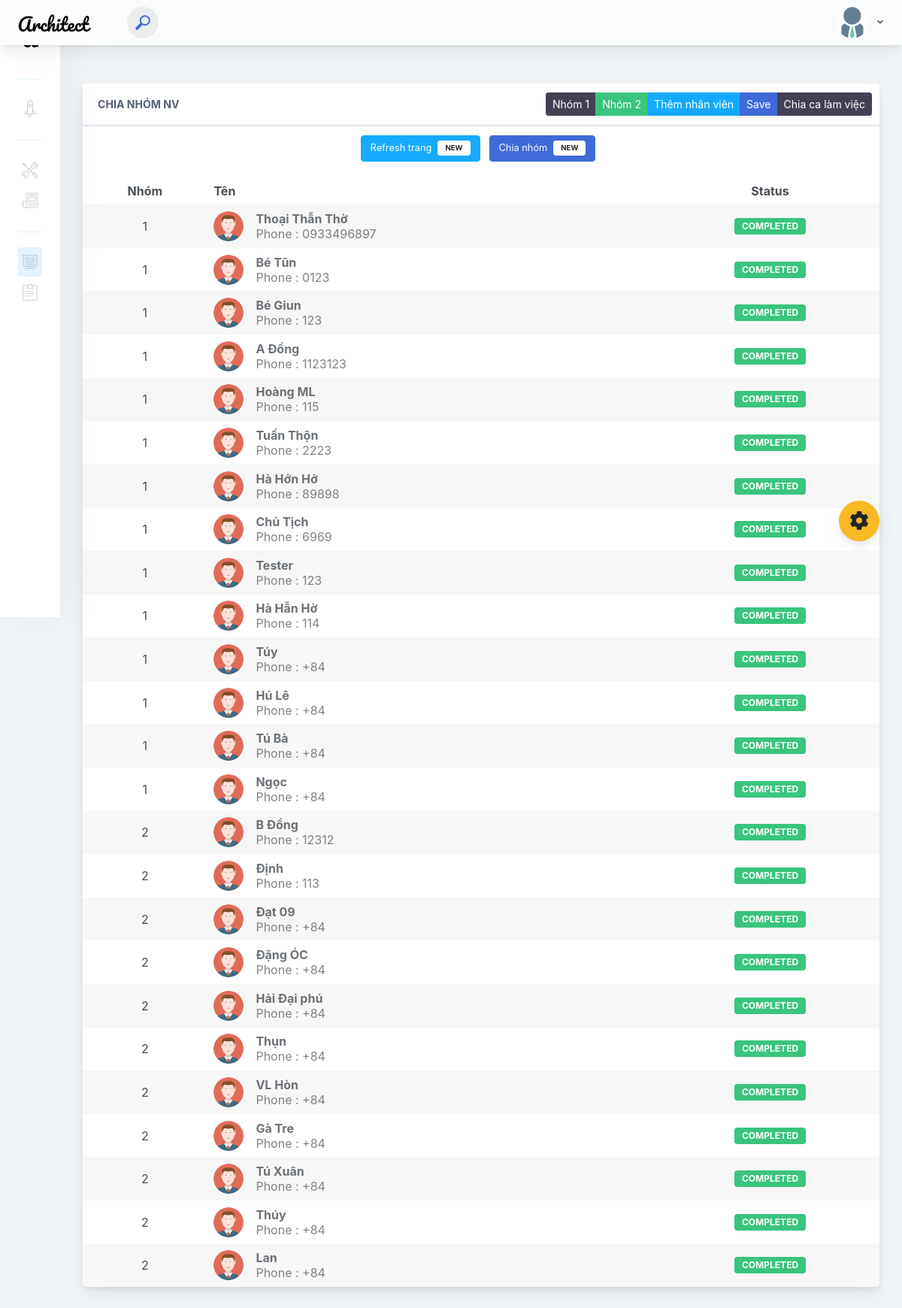
/sortteam.php, run on the app's committed database.
### tables this page shows
CREATE TABLE `nhanvien` (
  `id` int(20) UNSIGNED NOT NULL,
  `ten` varchar(60) DEFAULT NULL,
  `sdt` varchar(60) DEFAULT NULL,
  `chucvu` varchar(50) NOT NULL,
  `calamviec` varchar(20) NOT NULL,
  `ghichu` text NOT NULL,
  `count` varchar(150) NOT NULL
);

### lib/database.php (called while the page is built, shortened)
<?php
Class Database extends PDO{
   public $host   = DB_HOST;
   public $user   = DB_USER;
   public $pass   = DB_PASS;
   public $dbname = DB_NAME;
   public $link;
private function connectDB(){
   $this->link = new mysqli($this->host, $this->user, $this->pass,
    $this->dbname);
    mysqli_set_charset($this->link, 'UTF8');
 }
public function select($query){
  $result = $this->link->query($query) or
   die($this->link->error.__LINE__);
  if($result->num_rows > 0){
    return $result;
  } else {
    return false;
  }
 }
}

### classes/nhanvien.php (called while the page is built, shortened)
<?php
	$filepath = realpath(dirname(__FILE__));
	include_once ($filepath.'/../lib/database.php');
    class nhanvien
	{
		private $db;
		public function __construct()
		{
			$this->db = new Database();
		}
		public function FillterStaff()
		{
			$query = "SELECT * FROM nhanvien ORDER BY count";
			$result = $this->db->select($query);
			return $result;
		}
	}
?>

### sortteam.php (the view, shortened to what this page needs)
<?php
include 'lib/database.php';
?>
<!doctype html>
<html lang="vi">
<?php include 'head.php';?>
<body>
    <div class="app-container app-theme-white body-tabs-shadow fixed-sidebar fixed-header">
        <div class="app-header header-shadow">
            <div class="app-header__logo">
                <div class="logo-src"></div>
            </div>
                <div class="app-header__content">
                <div class="app-header-left">
                    <div class="search-wrapper">
                        <div class="input-holder">
                            <button class="search-icon"><span></span></button>
                        </div>
                    </div>
        </div>
                <div class="app-header-right">
                    <div class="header-btn-lg pr-0">
                        <div class="widget-content p-0">
                            <div class="widget-content-wrapper">
                                <div class="widget-content-left">
                                    <div class="btn-group">
                                        <a data-toggle="dropdown" aria-haspopup="true" aria-expanded="false" class="p-0 btn">
                                            <img width="42" class="rounded-circle" src="assets/images/avatars/nhanvien.png" alt="">
                                            <i class="fa fa-angle-down ml-2 opacity-8"></i>
                                        </a>
                                    </div>
                                </div>
                            </div>
                        </div>
                    </div>        </div>
            </div>
        </div>        <div class="ui-theme-settings">
            <button type="button" id="TooltipDemo" class="btn-open-options btn btn-warning">
                <i class="fa fa-cog fa-w-16 fa-spin fa-2x"></i>
            </button>
        </div>        <div class="app-main">
                <div class="app-sidebar sidebar-shadow">
<?php
include 'sidebar.php';
?>
                </div>    <div class="app-main__outer">
                    <div class="app-main__inner">
                        <div class="row">
                            <div class="col-md-12">
                                <div class="main-card mb-3 card">
                                    <div class="card-header">Chia nhóm NV
                                        <div class="btn-actions-pane-right">
                                            <div role="group" class="btn-group-sm btn-group">
                                                <button class=" btn btn-focus" onclick="window.location = 'sortteam.php?nhom=1'">Nhóm 1</button>
                                                <button class=" btn btn-success" onclick="window.location = 'sortteam.php?nhom=2'">Nhóm 2</button>
                                                <button class=" btn btn-info" onclick="window.location = 'newstaff.php'">Thêm nhân viên</button>
                                                <button class="btn btn-primary" onclick="window.print()">Save</button>
                                                <button class="btn btn-focus">Chia ca làm việc</button>
                                            </div>
                                        </div>
                                    </div>
                                    <div class="table-responsive">
                                    <table class="align-middle mb-0 table table-borderless table-striped table-hover">
                                            <thead>
                                            <tr>
                                                <th class="text-center">Nhóm</th>
                                                <th>Tên</th>
                                                <th class="text-center">Status</th>
                                            </tr>
                                            </thead>
                                            <tbody>
                                                <?php
                                                $a=0;
                                                $filepath = realpath(dirname(__FILE__));
                                                include_once ($filepath.'/classes/nhanvien.php');
                                                $staff= new nhanvien();
                                                $getteam= $staff->FillterStaff();
                                                $nhom= 0;
                                                if($getteam)
                                                {
                                                        ?>
                                                        <?php
                                                    if($nhom==2)
                                                    {
                                                        echo "<h4>Nhóm 2</h4>";
                                                        $y=0;
                                                        while($kqt2= $getteam->fetch_assoc())
                                                        {
                                                            if($kqt2['count']==2){
                                                                $y++;
                                                            ?>
                                                            <tr>
                                                    <td class="text-center" ><?=$kqt2['count']?></td>
                                                    <td>
                                                        <div class="widget-content p-0">
                                                            <div class="widget-content-wrapper">
                                                                <div class="widget-content-left mr-3">
                                                                    <div class="widget-content-left">
                                                                        <img width="40" class="rounded-circle" src="assets/images/avatars/images.png" alt="">
                                                                    </div>
                                                                </div>
                                                                <div class="widget-content-left flex2">
                                                                    <div class="widget-heading"><?=$kqt2['ten']?></div>
                                                                    <div class="widget-subheading opacity-7">Phone : <?=$kqt2['sdt']?></div>
                                                                </div>
                                                            </div>
                                                        </div>
                                                    </td>
                                                    <td class="text-center">
                                                        <div class="badge badge-success">Completed</div>
                                                    </td>
                                                </tr>
                                                            <?php
                                                            }
                                                            }echo $y.' : Nhân viên';
                                                    }
                                                    else
                                                    while($kq= $getteam->fetch_assoc())
                                                    {$a++;
                                                ?>
                                            <tr>
                                                <td class="text-center" ><?=$kq['count']?></td>
                                                <td>
                                                    <div class="widget-content p-0">
                                                        <div class="widget-content-wrapper">
                                                            <div class="widget-content-left mr-3">
                                                                <div class="widget-content-left">
                                                                    <img width="40" class="rounded-circle" src="assets/images/avatars/images.png" alt="">
                                                                </div>
                                                            </div>
                                                            <div class="widget-content-left flex2">
                                                                <div class="widget-heading"><?=$kq['ten']?></div>
                                                                <div class="widget-subheading opacity-7">Phone : <?=$kq['sdt']?></div>
                                                            </div>
                                                        </div>
                                                    </div>
                                                </td>
                                                <td class="text-center">
                                                    <div class="badge badge-success">Completed</div>
                                                </td>
                                            </tr>
                                            <?php
                                             }
                                            }
                                            ?>
                                            </tbody>
                                    </div>
                                    <div class="d-block text-center card-footer">
                                        <button class="mb-2 mr-2 btn btn-info" onclick="window.location = 'sortteam.php'">Refresh trang<span class="badge badge-light">NEW</span></button>
                                        <?php
                                        if($a !=0)
                                        {
                                            ?>
                                            <button class="mb-2 mr-2 btn btn-primary" onclick="window.location = 'random.php?key=<?=$a;?>'">Chia nhóm<span class="badge badge-light">NEW</span></button>
                                            <?php
                                        }
                                        ?>
                                    </div>
                                </div>
                            </div>
                        </div>
                    </div>
                       </div>
        </div>
    </div>
<script type="text/javascript" src="./assets/scripts/main.js"></script></body>
</html>

### data on the page
nhanvien: count "1", ten "Thoại Thẫn Thờ", sdt "0933496897"
nhanvien: count "1", ten "Bé Tũn", sdt "0123"
nhanvien: count "1", ten "Bé Giun", sdt "123"
nhanvien: count "1", ten "A Đồng", sdt "1123123"
nhanvien: count "1", ten "Hoàng ML", sdt "115"
nhanvien: count "1", ten "Tuấn Thộn", sdt "2223"
nhanvien: count "1", ten "Hà Hớn Hở", sdt "89898"
nhanvien: count "1", ten "Chủ Tịch", sdt "6969"
nhanvien: count "1", ten "Tester", sdt "123"
nhanvien: count "1", ten "Hà Hẫn Hờ", sdt "114"
nhanvien: count "1", ten "Túy", sdt "+84"
nhanvien: count "1", ten "Hú Lê", sdt "+84"
nhanvien: count "1", ten "Tú Bà", sdt "+84"
nhanvien: count "1", ten "Ngọc", sdt "+84"
nhanvien: count "2", ten "B Đồng", sdt "12312"
nhanvien: count "2", ten "Định", sdt "113"
nhanvien: count "2", ten "Đạt 09", sdt "+84"
nhanvien: count "2", ten "Đặng ÓC", sdt "+84"
nhanvien: count "2", ten "Hải Đại phú", sdt "+84"
nhanvien: count "2", ten "Thụn", sdt "+84"
nhanvien: count "2", ten "VL Hòn", sdt "+84"
nhanvien: count "2", ten "Gà Tre", sdt "+84"
nhanvien: count "2", ten "Tú Xuân", sdt "+84"
nhanvien: count "2", ten "Thúy", sdt "+84"
nhanvien: count "2", ten "Lan", sdt "+84"
